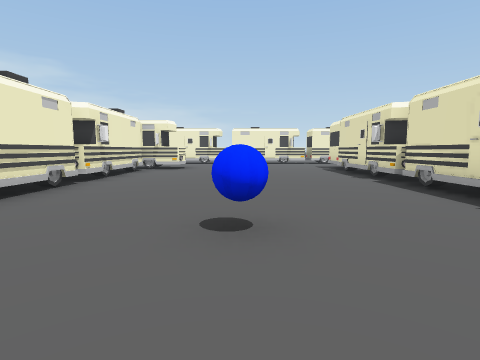
view 1 (above)

17 first-person views from a walk through a scene from a Unity 3-D project. The camera is 1.4 m above the floor, tilts 6° down and sees 80° across. The floor is counted in squares, 2 m on a side. Each view is taken from the middle of a square. On the plan, view 1 faces up. The plan holds only what a view shows up to about 10 squares ahead; the rest is blank. The place goes on beyond the plan. The player is left out. Some animated figures are left out.

view 2
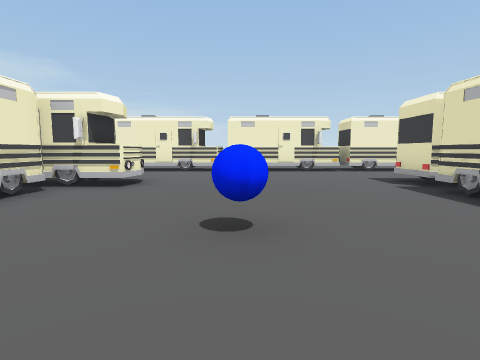

view 3
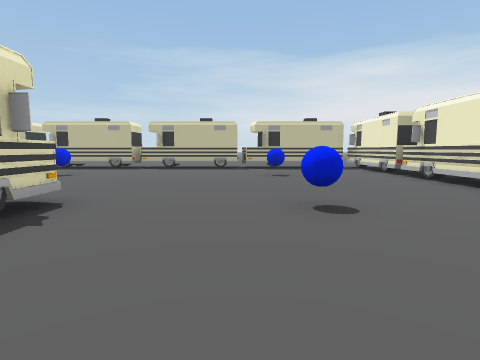

view 4
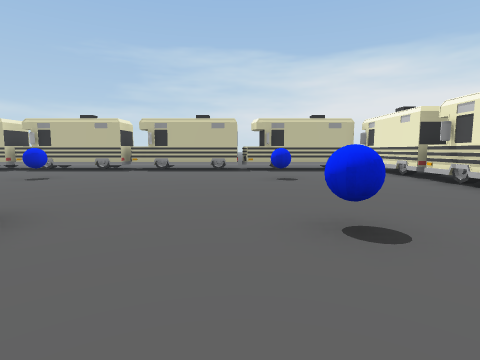

view 5
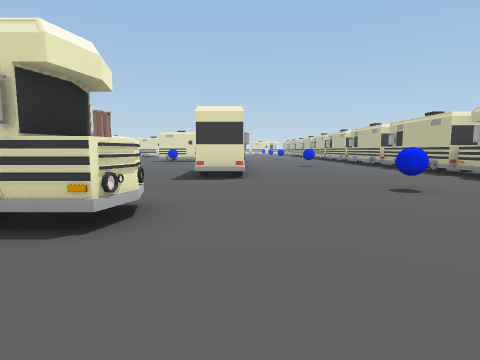

view 6
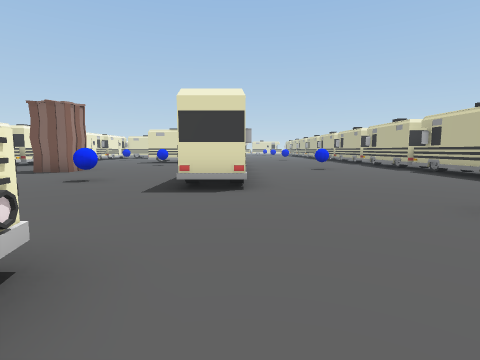

view 7
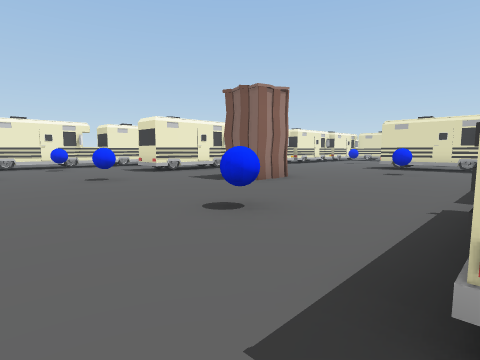

view 8
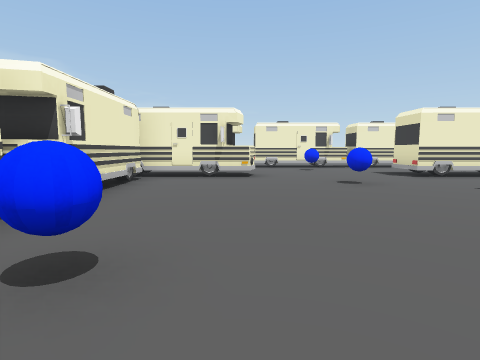

view 9
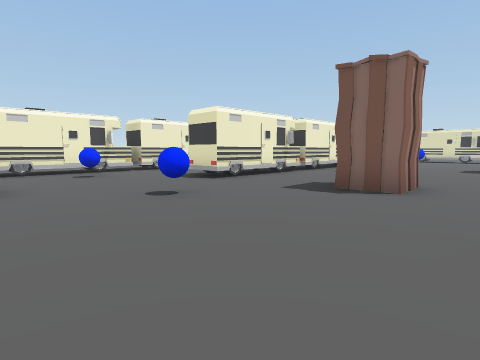

view 10
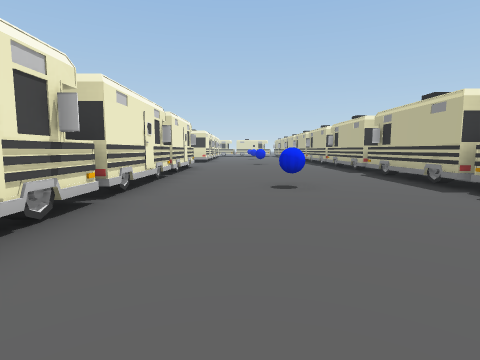

view 11
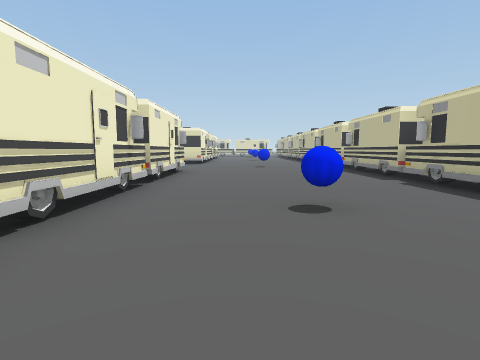

view 12
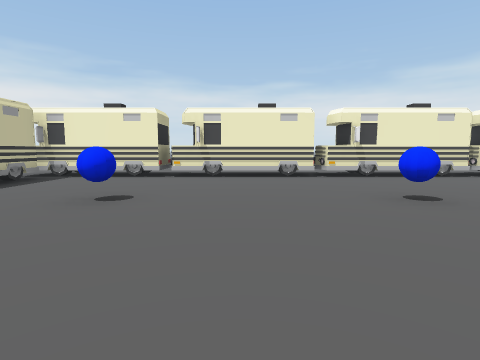

view 13
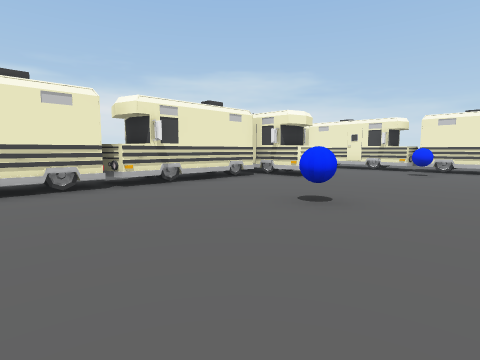

view 14
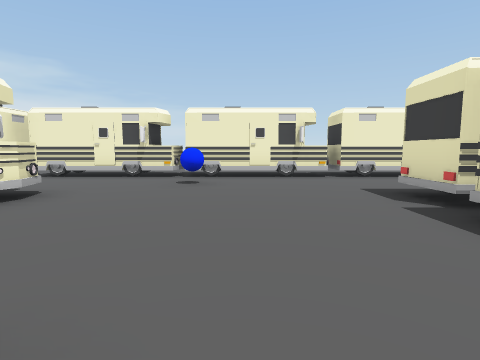

view 15
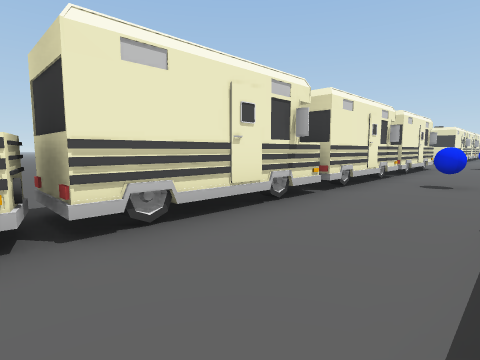

view 16
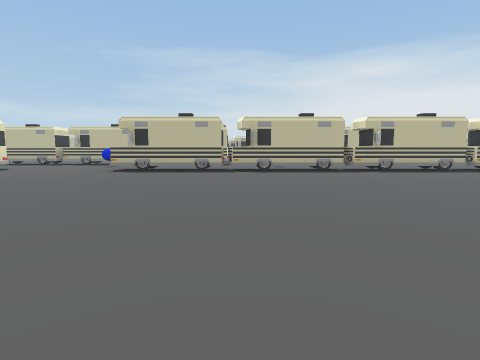

view 17
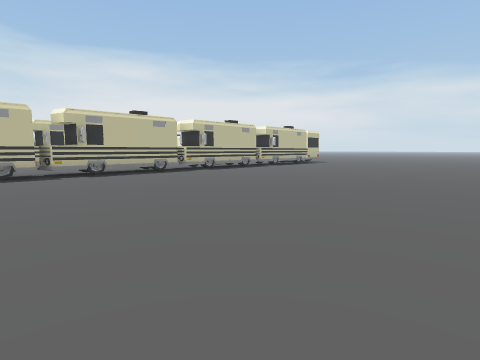

### Floor plan
Key: @ floor where view 1 was taken; # wall or solid block; . floor; B blue ball; O other object.
Columns run from 5 left of view 1 to 20 right of it. Each row starts with its distance up from view 1.
 25                 .
 24          .........
 23   .................
 22   ..................
 21    ..................
 20     .................
 19      .................
 18       .................
 17       ..................
 16  ........................
 15  O#OOO#OOO#OOO#OOO#OO....
 14  ....................
 13   ...B.........B.....
 12 O...................
 11 O#OO.....O#OO....O#OOO OO
 10 .#.......#............
  9 .O.......O.....B.....
  8 .#...B... ...........
  7 .O.......O.......OO......
  6 .#.......#...............
  5 .O.......O.B...B.....B..O
  4 .#.......  .............#
  3 .O...B...O..............O
  2 .#.......O...#  O   O   OO
  1 .O...........###O###O###O.
  0 .#...@....................
 -1 .O........................
 -2 .#...B.....B.......B......
 -3 .O........................
 -4 .#.......................
 -5  O###O###O###O###O###O###O
 -6  O   O   O   O   O   O   O

Where each view was taken, in squares from view 1:
view 1: 0 up, 0 right, facing up
view 2: 5 up, 0 right, facing up
view 3: 6 up, 1 right, facing down
view 4: 5 up, 1 right, facing down
view 5: 1 up, 1 right, facing right
view 6: 1 up, 3 right, facing right
view 7: 2 up, 7 right, facing up-right
view 8: 3 up, 7 right, facing up
view 9: 5 up, 7 right, facing up-right
view 10: 1 down, 8 right, facing right
view 11: 1 down, 10 right, facing right
view 12: 0 up, 4 right, facing left
view 13: 4 up, 2 right, facing up-left
view 14: 7 up, 1 right, facing up
view 15: 12 up, 3 right, facing up-right
view 16: 25 up, 11 right, facing down
view 17: 24 up, 9 right, facing down-left
